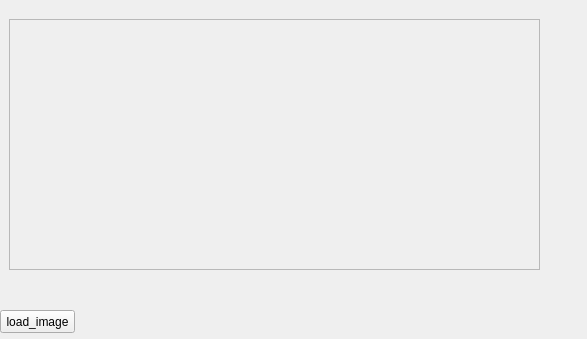
<?xml version="1.0" encoding="UTF-8"?>
<ui version="4.0">
 <class>Form</class>
 <widget class="QWidget" name="Form">
  <property name="geometry">
   <rect>
    <x>0</x>
    <y>0</y>
    <width>587</width>
    <height>339</height>
   </rect>
  </property>
  <property name="windowTitle">
   <string>Form</string>
  </property>
  <widget class="QPushButton" name="load_image">
   <property name="geometry">
    <rect>
     <x>0</x>
     <y>310</y>
     <width>75</width>
     <height>23</height>
    </rect>
   </property>
   <property name="text">
    <string>load_image</string>
   </property>
  </widget>
  <widget class="QScrollArea" name="scrollArea">
   <property name="geometry">
    <rect>
     <x>9</x>
     <y>19</y>
     <width>531</width>
     <height>251</height>
    </rect>
   </property>
   <property name="widgetResizable">
    <bool>true</bool>
   </property>
   <widget class="QWidget" name="scrollAreaWidgetContents">
    <property name="geometry">
     <rect>
      <x>0</x>
      <y>0</y>
      <width>529</width>
      <height>249</height>
     </rect>
    </property>
    <widget class="QLabel" name="label">
     <property name="geometry">
      <rect>
       <x>10</x>
       <y>0</y>
       <width>501</width>
       <height>251</height>
      </rect>
     </property>
     <property name="text">
      <string/>
     </property>
    </widget>
   </widget>
  </widget>
 </widget>
 <resources/>
 <connections/>
</ui>
